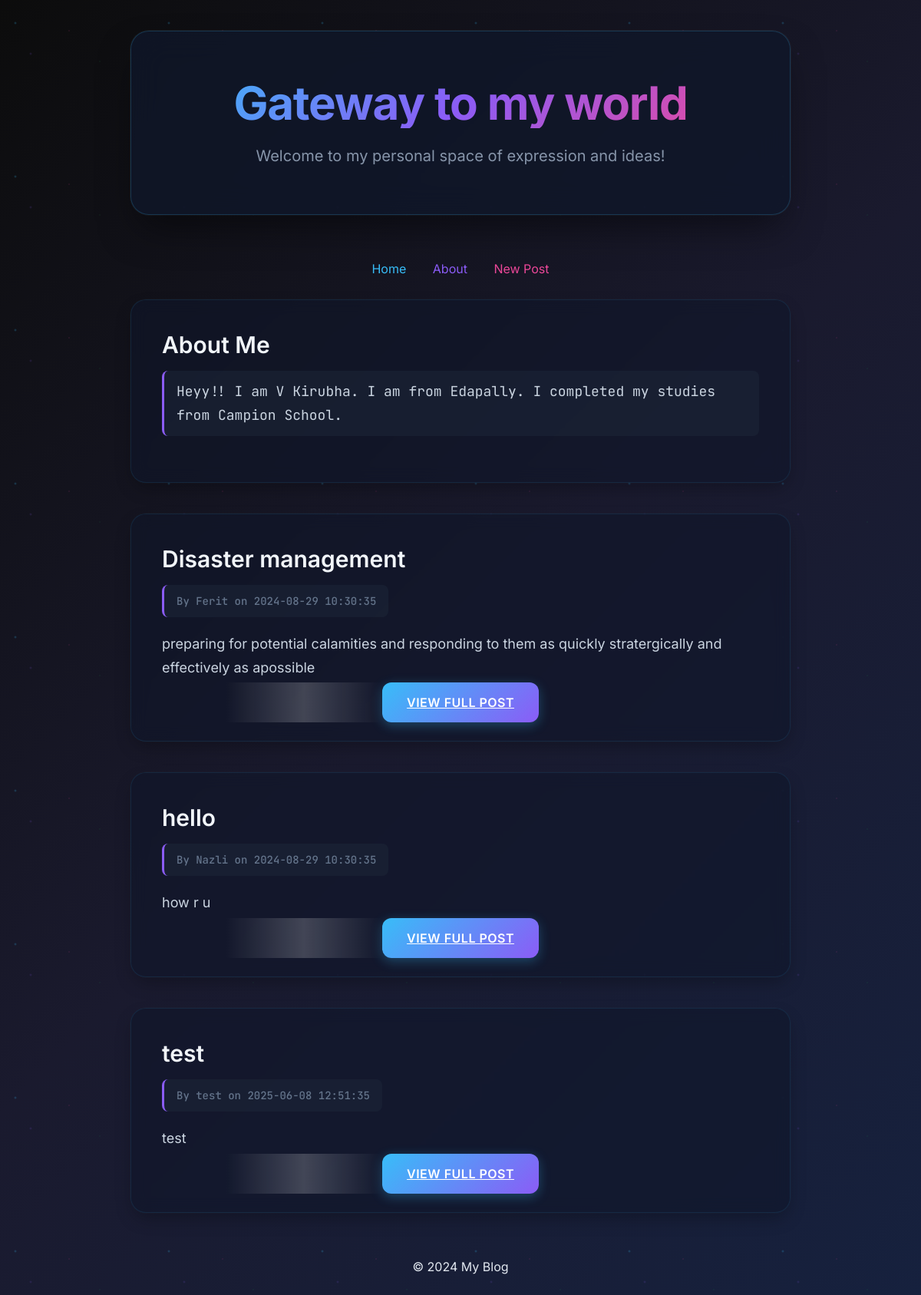
Before: / with the older database file.
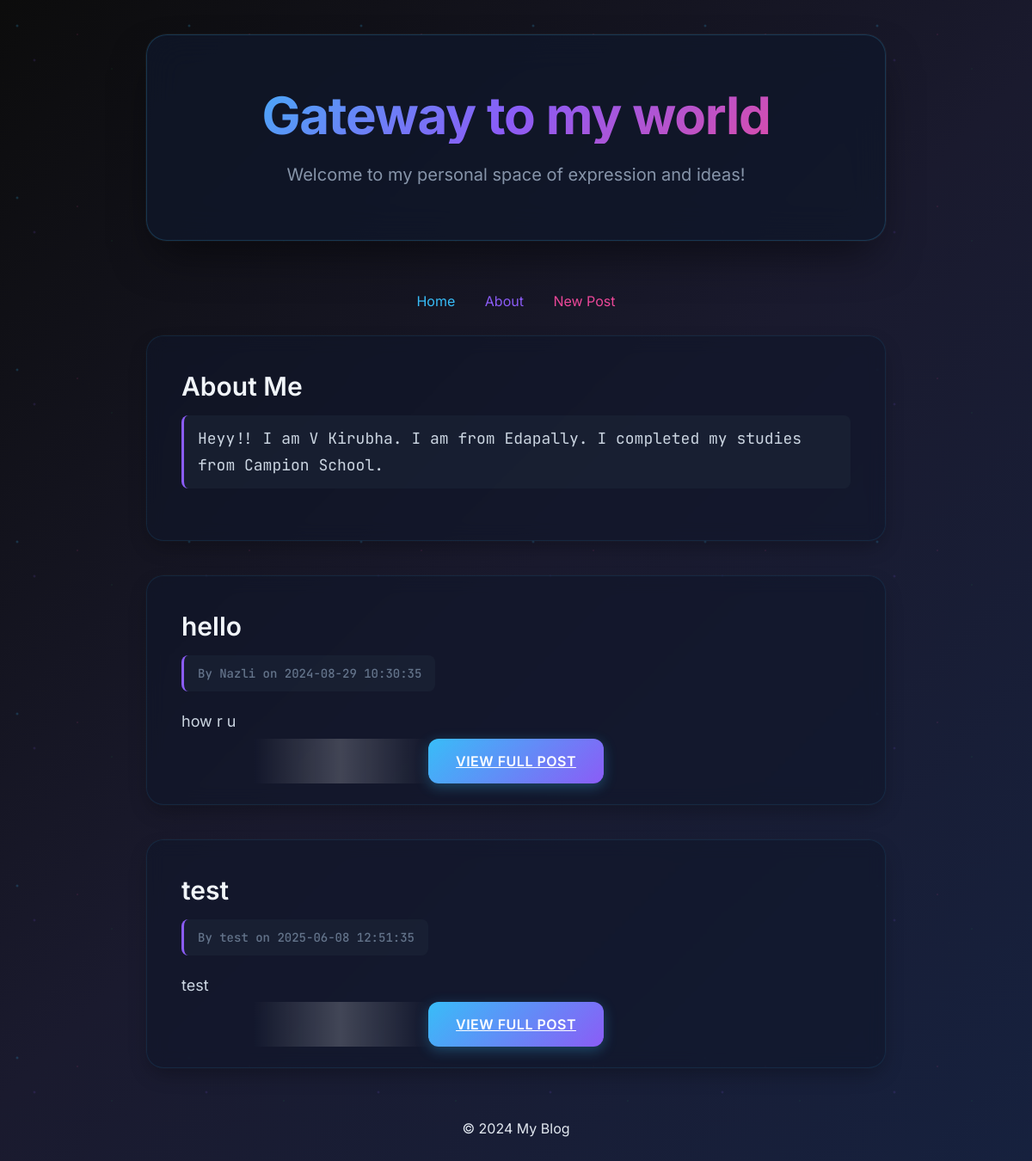
After: the same page with the newer database file.
### models.py (models this page shows, shortened)
class Post(db.Model):
    id = db.Column(db.Integer, primary_key=True)
    title = db.Column(db.String(80), nullable=False)
    author = db.Column(db.String(50),nullable=False)
    content = db.Column(db.Text, nullable=False)
    date_posted = db.Column(db.DateTime, nullable=False, default=datetime.utcnow)

### app.py (the view)
@app.route('/')
def home():
    posts = Post.query.all()
    return render_template('home.html', posts=posts)

### templates/home.html (shortened to what this page needs)
{% extends 'base.html' %}
{% block content %}
  <div class="post">
    <h2>About Me</h2>
    <p>Heyy!! I am V Kirubha. I am from Edapally. I completed my studies from Campion School.</p>
  </div>
  {% for post in posts %}
    <div class="post">
      <h2>{{ post.title }}</h2>
      <p>By {{ post.author }} on {{ post.date_posted.strftime('%Y-%m-%d %H:%M:%S') }}</p>
      <p>{{ post.content }}</p>
      <div style="margin-top: 20px; text-align: center;">
        <a href="{{ url_for('post_details', id=post.id) }}" class="btn"> View Full Post</a>
      </div>
    </div>
  {% endfor %}
{% endblock %}

### templates/base.html (shortened to what this page needs)
<!DOCTYPE html>
<html lang="en">
<head>
  <link rel="stylesheet" href="{{ url_for('static', filename='style.css') }}" />
</head>
<body>
  <div class="container">
    <header>
      <h1>Gateway to my world</h1>
      <p>Welcome to my personal space of expression and ideas!</p>
    </header>
    <nav style="text-align:center; margin-bottom: 30px;">
      <a href="{{ url_for('home') }}" style="margin: 0 15px; color: #38bdf8; text-decoration: none;">Home</a>
      <a href="{{ url_for('about') }}" style="margin: 0 15px; color: #8b5cf6; text-decoration: none;">About</a>
      <a href="{{ url_for('add_post') }}" style="margin: 0 15px; color: #ec4899; text-decoration: none;">New Post</a>
    </nav>
    {% block content %}{% endblock %}
    <footer style="text-align:center; margin-top: 60px;">
      <p>&copy; 2024 My Blog</p>
    </footer>
  </div>
</body>
</html>

### static/style.css (style rules this page uses)
* { margin: 0; padding: 0; box-sizing: border-box; }
body { background: linear-gradient(135deg, #0c0c0c 0%, #1a1a2e 50%, #16213e 100%); min-height: 100vh; font-family: 'Inter', sans-serif; color: #e2e8f0; overflow-x: hidden; }
body::before { content: ''; position: fixed; top: 0; left: 0; width: 100%; height: 100%; background-image: radial-gradient(2px 2px at 20px 30px, rgba(56, 189, 248, 0.3), transparent), radial-gradient(2px 2px at 40px 70px, rgba(139, 92, 246, 0.2), transparent), radial-gradient(1px 1px at 90px 40px, rgba(236, 72, 153, 0.3), transparent), radial-gradient(1px 1px at 130px 80px, rgba(34, 197, 94, 0.2), transparent); background-repeat: repeat; background-size: 200px 200px; animation: float 20s ease-in-out infinite; pointer-events: none; z-index: -1; }
.container { max-width: 900px; margin: 0 auto; padding: 40px 20px; position: relative; z-index: 1; }
header { text-align: center; margin-bottom: 60px; padding: 60px 40px; background: rgba(15, 23, 42, 0.8); border-radius: 24px; border: 1px solid rgba(56, 189, 248, 0.2); backdrop-filter: blur(20px); position: relative; overflow: hidden; box-shadow: 0 25px 50px -12px rgba(0, 0, 0, 0.5), 0 0 0 1px rgba(255, 255, 255, 0.05); transition: all 0.3s ease; }
header::before { content: ''; position: absolute; top: 0; left: -100%; width: 100%; height: 100%; background: linear-gradient(90deg, transparent, rgba(56, 189, 248, 0.1), transparent); transition: left 0.6s ease; }
h1 { font-size: clamp(2.5rem, 5vw, 4rem); font-weight: 700; background: linear-gradient(135deg, #38bdf8, #8b5cf6, #ec4899); background-clip: text; -webkit-background-clip: text; -webkit-text-fill-color: transparent; margin-bottom: 20px; letter-spacing: -0.02em; line-height: 1.1; animation: glow 3s ease-in-out infinite alternate; }
header p { font-size: 1.25rem; color: #94a3b8; font-weight: 400; line-height: 1.6; max-width: 600px; margin: 0 auto; opacity: 0.9; }
.post { margin-bottom: 40px; padding: 40px; background: rgba(15, 23, 42, 0.6); border-radius: 20px; border: 1px solid rgba(56, 189, 248, 0.1); backdrop-filter: blur(10px); position: relative; overflow: hidden; transition: all 0.4s cubic-bezier(0.4, 0, 0.2, 1); box-shadow: 0 10px 25px -5px rgba(0, 0, 0, 0.3), 0 0 0 1px rgba(255, 255, 255, 0.02); }
.post::before { content: ''; position: absolute; top: 0; left: 0; right: 0; height: 2px; background: linear-gradient(90deg, #38bdf8, #8b5cf6, #ec4899, #22c55e); background-size: 300% 100%; animation: shimmer 3s ease-in-out infinite; opacity: 0; transition: opacity 0.3s ease; }
.post h2 { font-size: 1.875rem; font-weight: 600; color: #f1f5f9; margin-bottom: 16px; line-height: 1.2; transition: color 0.3s ease; }
.post p:first-of-type { color: #64748b; font-size: 0.875rem; font-weight: 500; font-family: 'JetBrains Mono', monospace; margin-bottom: 20px; padding: 12px 16px; background: rgba(30, 41, 59, 0.5); border-radius: 8px; border-left: 3px solid #8b5cf6; display: inline-block; }
.post p:last-of-type { font-size: 1.125rem; line-height: 1.7; color: #cbd5e1; font-weight: 400; }
html { scroll-behavior: smooth; }
.post { animation: slideUp 0.6s ease-out forwards; opacity: 0; transform: translateY(30px); }
.post:nth-child(3) { animation-delay: 0.3s; }
.post:nth-child(4) { animation-delay: 0.4s; }
.btn { padding: 16px 32px; background: linear-gradient(135deg, #38bdf8, #8b5cf6); color: white; border: none; border-radius: 12px; font-size: 1rem; font-weight: 600; font-family: 'Inter', sans-serif; cursor: pointer; transition: all 0.3s ease; position: relative; overflow: hidden; box-shadow: 0 4px 15px rgba(56, 189, 248, 0.3); text-transform: uppercase; letter-spacing: 0.5px; }
.btn::before { content: ''; position: absolute; top: 0; left: -100%; width: 100%; height: 100%; background: linear-gradient(90deg, transparent, rgba(255, 255, 255, 0.2), transparent); transition: left 0.5s ease; }

Changed rows visible on the page:
removed Post: title "Disaster management", author "Ferit", date_posted "2024-08-29 10:30:35", content "preparing for potential calamities and responding to them as quickly stratergically and effectively as apossible"
